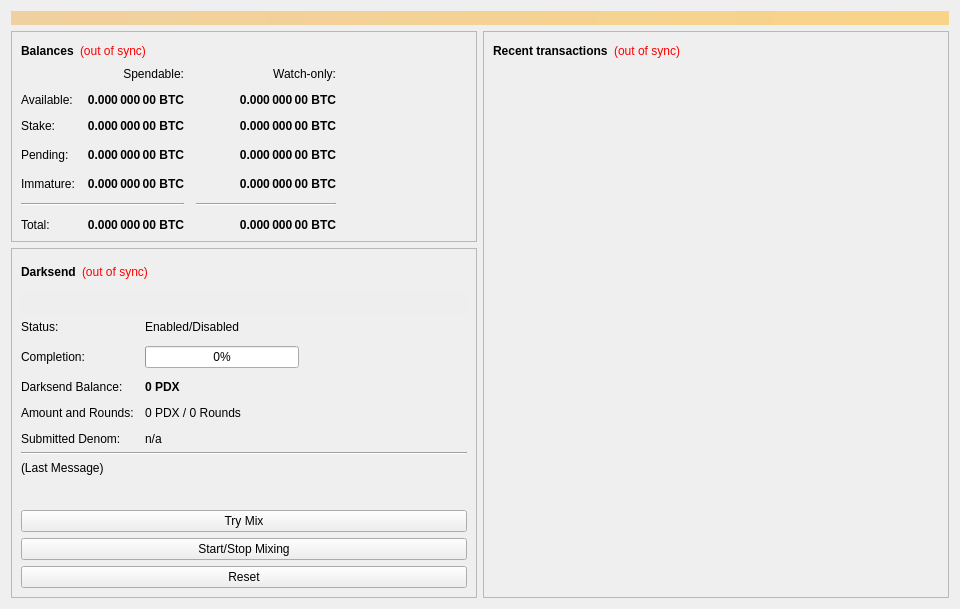
<?xml version="1.0" encoding="UTF-8"?>
<ui version="4.0">
 <class>OverviewPage</class>
 <widget class="QWidget" name="OverviewPage">
  <property name="geometry">
   <rect>
    <x>0</x>
    <y>0</y>
    <width>960</width>
    <height>594</height>
   </rect>
  </property>
  <property name="minimumSize">
   <size>
    <width>960</width>
    <height>0</height>
   </size>
  </property>
  <property name="windowTitle">
   <string>Form</string>
  </property>
  <layout class="QVBoxLayout" name="topLayout">
   <item>
    <widget class="QLabel" name="labelAlerts">
     <property name="visible">
      <bool>false</bool>
     </property>
     <property name="styleSheet">
      <string notr="true">background-color: qlineargradient(x1: 0, y1: 0, x2: 1, y2: 0, stop:0 #F0D0A0, stop:1 #F8D488); color:#000000;</string>
     </property>
     <property name="wordWrap">
      <bool>true</bool>
     </property>
     <property name="margin">
      <number>3</number>
     </property>
    </widget>
   </item>
   <item>
    <layout class="QHBoxLayout" name="horizontalLayout" stretch="1,1">
     <item>
      <layout class="QVBoxLayout" name="verticalLayout_2">
       <item>
        <widget class="QFrame" name="frame">
         <property name="frameShape">
          <enum>QFrame::StyledPanel</enum>
         </property>
         <property name="frameShadow">
          <enum>QFrame::Raised</enum>
         </property>
         <layout class="QVBoxLayout" name="verticalLayout_4">
          <item>
           <layout class="QHBoxLayout" name="horizontalLayout_4">
            <item>
             <widget class="QLabel" name="label_5">
              <property name="font">
               <font>
                <weight>75</weight>
                <bold>true</bold>
               </font>
              </property>
              <property name="text">
               <string>Balances</string>
              </property>
             </widget>
            </item>
            <item>
             <widget class="QLabel" name="labelWalletStatus">
              <property name="cursor">
               <cursorShape>WhatsThisCursor</cursorShape>
              </property>
              <property name="toolTip">
               <string>The displayed information may be out of date. Your wallet automatically synchronizes with the PayDay network after a connection is established, but this process has not completed yet.</string>
              </property>
              <property name="styleSheet">
               <string notr="true">QLabel { color: red; }</string>
              </property>
              <property name="text">
               <string notr="true">(out of sync)</string>
              </property>
              <property name="alignment">
               <set>Qt::AlignLeading|Qt::AlignLeft|Qt::AlignVCenter</set>
              </property>
             </widget>
            </item>
            <item>
             <spacer name="horizontalSpacer_3">
              <property name="orientation">
               <enum>Qt::Horizontal</enum>
              </property>
              <property name="sizeHint" stdset="0">
               <size>
                <width>40</width>
                <height>20</height>
               </size>
              </property>
             </spacer>
            </item>
           </layout>
          </item>
          <item>
           <layout class="QGridLayout" name="gridLayout">
            <property name="spacing">
             <number>12</number>
            </property>
            <item row="3" column="2">
             <widget class="QLabel" name="labelWatchPending">
              <property name="font">
               <font>
                <weight>75</weight>
                <bold>true</bold>
               </font>
              </property>
              <property name="cursor">
               <cursorShape>IBeamCursor</cursorShape>
              </property>
              <property name="toolTip">
               <string>Unconfirmed transactions to watch-only addresses</string>
              </property>
              <property name="text">
               <string notr="true">0.000 000 00 BTC</string>
              </property>
              <property name="alignment">
               <set>Qt::AlignRight|Qt::AlignTrailing|Qt::AlignVCenter</set>
              </property>
              <property name="textInteractionFlags">
               <set>Qt::LinksAccessibleByMouse|Qt::TextSelectableByKeyboard|Qt::TextSelectableByMouse</set>
              </property>
             </widget>
            </item>
            <item row="3" column="1">
             <widget class="QLabel" name="labelUnconfirmed">
              <property name="font">
               <font>
                <weight>75</weight>
                <bold>true</bold>
               </font>
              </property>
              <property name="cursor">
               <cursorShape>IBeamCursor</cursorShape>
              </property>
              <property name="toolTip">
               <string>Total of transactions that have yet to be confirmed, and do not yet count toward the spendable balance</string>
              </property>
              <property name="text">
               <string notr="true">0.000 000 00 BTC</string>
              </property>
              <property name="alignment">
               <set>Qt::AlignRight|Qt::AlignTrailing|Qt::AlignVCenter</set>
              </property>
              <property name="textInteractionFlags">
               <set>Qt::LinksAccessibleByMouse|Qt::TextSelectableByKeyboard|Qt::TextSelectableByMouse</set>
              </property>
             </widget>
            </item>
            <item row="4" column="2">
             <widget class="QLabel" name="labelWatchImmature">
              <property name="font">
               <font>
                <weight>75</weight>
                <bold>true</bold>
               </font>
              </property>
              <property name="cursor">
               <cursorShape>IBeamCursor</cursorShape>
              </property>
              <property name="toolTip">
               <string>Mined balance in watch-only addresses that has not yet matured</string>
              </property>
              <property name="text">
               <string notr="true">0.000 000 00 BTC</string>
              </property>
              <property name="alignment">
               <set>Qt::AlignRight|Qt::AlignTrailing|Qt::AlignVCenter</set>
              </property>
              <property name="textInteractionFlags">
               <set>Qt::LinksAccessibleByMouse|Qt::TextSelectableByKeyboard|Qt::TextSelectableByMouse</set>
              </property>
             </widget>
            </item>
            <item row="5" column="0" colspan="2">
             <widget class="Line" name="lineSpendableBalance">
              <property name="orientation">
               <enum>Qt::Horizontal</enum>
              </property>
             </widget>
            </item>
            <item row="5" column="2">
             <widget class="Line" name="lineWatchBalance">
              <property name="sizePolicy">
               <sizepolicy hsizetype="Preferred" vsizetype="Fixed">
                <horstretch>0</horstretch>
                <verstretch>0</verstretch>
               </sizepolicy>
              </property>
              <property name="minimumSize">
               <size>
                <width>140</width>
                <height>0</height>
               </size>
              </property>
              <property name="orientation">
               <enum>Qt::Horizontal</enum>
              </property>
             </widget>
            </item>
            <item row="6" column="0">
             <widget class="QLabel" name="labelTotalText">
              <property name="text">
               <string>Total:</string>
              </property>
             </widget>
            </item>
            <item row="4" column="1">
             <widget class="QLabel" name="labelImmature">
              <property name="font">
               <font>
                <weight>75</weight>
                <bold>true</bold>
               </font>
              </property>
              <property name="cursor">
               <cursorShape>IBeamCursor</cursorShape>
              </property>
              <property name="toolTip">
               <string>Mined balance that has not yet matured</string>
              </property>
              <property name="text">
               <string notr="true">0.000 000 00 BTC</string>
              </property>
              <property name="alignment">
               <set>Qt::AlignRight|Qt::AlignTrailing|Qt::AlignVCenter</set>
              </property>
              <property name="textInteractionFlags">
               <set>Qt::LinksAccessibleByMouse|Qt::TextSelectableByKeyboard|Qt::TextSelectableByMouse</set>
              </property>
             </widget>
            </item>
            <item row="3" column="3">
             <spacer name="horizontalSpacer_2">
              <property name="orientation">
               <enum>Qt::Horizontal</enum>
              </property>
              <property name="sizeHint" stdset="0">
               <size>
                <width>40</width>
                <height>20</height>
               </size>
              </property>
             </spacer>
            </item>
            <item row="4" column="0">
             <widget class="QLabel" name="labelImmatureText">
              <property name="text">
               <string>Immature:</string>
              </property>
             </widget>
            </item>
            <item row="6" column="1">
             <widget class="QLabel" name="labelTotal">
              <property name="font">
               <font>
                <weight>75</weight>
                <bold>true</bold>
               </font>
              </property>
              <property name="cursor">
               <cursorShape>IBeamCursor</cursorShape>
              </property>
              <property name="toolTip">
               <string>Your current total balance</string>
              </property>
              <property name="text">
               <string notr="true">0.000 000 00 BTC</string>
              </property>
              <property name="alignment">
               <set>Qt::AlignRight|Qt::AlignTrailing|Qt::AlignVCenter</set>
              </property>
              <property name="textInteractionFlags">
               <set>Qt::LinksAccessibleByMouse|Qt::TextSelectableByKeyboard|Qt::TextSelectableByMouse</set>
              </property>
             </widget>
            </item>
            <item row="6" column="2">
             <widget class="QLabel" name="labelWatchTotal">
              <property name="font">
               <font>
                <weight>75</weight>
                <bold>true</bold>
               </font>
              </property>
              <property name="cursor">
               <cursorShape>IBeamCursor</cursorShape>
              </property>
              <property name="toolTip">
               <string>Current total balance in watch-only addresses</string>
              </property>
              <property name="text">
               <string notr="true">0.000 000 00 BTC</string>
              </property>
              <property name="alignment">
               <set>Qt::AlignRight|Qt::AlignTrailing|Qt::AlignVCenter</set>
              </property>
              <property name="textInteractionFlags">
               <set>Qt::LinksAccessibleByMouse|Qt::TextSelectableByKeyboard|Qt::TextSelectableByMouse</set>
              </property>
             </widget>
            </item>
            <item row="0" column="2">
             <widget class="QLabel" name="labelWatchonly">
              <property name="text">
               <string>Watch-only:</string>
              </property>
              <property name="alignment">
               <set>Qt::AlignRight|Qt::AlignTrailing|Qt::AlignVCenter</set>
              </property>
             </widget>
            </item>
            <item row="1" column="0">
             <widget class="QLabel" name="labelBalanceText">
              <property name="text">
               <string>Available:</string>
              </property>
             </widget>
            </item>
            <item row="1" column="1">
             <widget class="QLabel" name="labelBalance">
              <property name="font">
               <font>
                <weight>75</weight>
                <bold>true</bold>
               </font>
              </property>
              <property name="cursor">
               <cursorShape>IBeamCursor</cursorShape>
              </property>
              <property name="toolTip">
               <string>Your current spendable balance</string>
              </property>
              <property name="text">
               <string notr="true">0.000 000 00 BTC</string>
              </property>
              <property name="alignment">
               <set>Qt::AlignRight|Qt::AlignTrailing|Qt::AlignVCenter</set>
              </property>
              <property name="textInteractionFlags">
               <set>Qt::LinksAccessibleByMouse|Qt::TextSelectableByKeyboard|Qt::TextSelectableByMouse</set>
              </property>
             </widget>
            </item>
            <item row="2" column="0">
             <widget class="QLabel" name="label_10">
              <property name="text">
               <string>Stake:</string>
              </property>
             </widget>
            </item>
            <item row="2" column="1">
             <widget class="QLabel" name="labelStake">
              <property name="font">
               <font>
                <weight>75</weight>
                <bold>true</bold>
               </font>
              </property>
              <property name="cursor">
               <cursorShape>IBeamCursor</cursorShape>
              </property>
              <property name="toolTip">
               <string>Total of coins that was staked, and do not yet count toward the current balance</string>
              </property>
              <property name="text">
               <string notr="true">0.000 000 00 BTC</string>
              </property>
              <property name="alignment">
               <set>Qt::AlignRight|Qt::AlignTrailing|Qt::AlignVCenter</set>
              </property>
              <property name="textInteractionFlags">
               <set>Qt::LinksAccessibleByMouse|Qt::TextSelectableByKeyboard|Qt::TextSelectableByMouse</set>
              </property>
             </widget>
            </item>
            <item row="2" column="2">
             <widget class="QLabel" name="labelWatchStake">
              <property name="font">
               <font>
                <weight>75</weight>
                <bold>true</bold>
               </font>
              </property>
              <property name="cursor">
               <cursorShape>IBeamCursor</cursorShape>
              </property>
              <property name="toolTip">
               <string>Total of coins that was staked in watch-only addresses, and do not yet count toward the current watch-only balance</string>
              </property>
              <property name="text">
               <string notr="true">0.000 000 00 BTC</string>
              </property>
              <property name="alignment">
               <set>Qt::AlignRight|Qt::AlignTrailing|Qt::AlignVCenter</set>
              </property>
              <property name="textInteractionFlags">
               <set>Qt::LinksAccessibleByMouse|Qt::TextSelectableByKeyboard|Qt::TextSelectableByMouse</set>
              </property>
             </widget>
            </item>
            <item row="1" column="2">
             <widget class="QLabel" name="labelWatchAvailable">
              <property name="font">
               <font>
                <weight>75</weight>
                <bold>true</bold>
               </font>
              </property>
              <property name="cursor">
               <cursorShape>IBeamCursor</cursorShape>
              </property>
              <property name="toolTip">
               <string>Your current balance in watch-only addresses</string>
              </property>
              <property name="text">
               <string notr="true">0.000 000 00 BTC</string>
              </property>
              <property name="alignment">
               <set>Qt::AlignRight|Qt::AlignTrailing|Qt::AlignVCenter</set>
              </property>
              <property name="textInteractionFlags">
               <set>Qt::LinksAccessibleByMouse|Qt::TextSelectableByKeyboard|Qt::TextSelectableByMouse</set>
              </property>
             </widget>
            </item>
            <item row="3" column="0">
             <widget class="QLabel" name="labelPendingText">
              <property name="text">
               <string>Pending:</string>
              </property>
             </widget>
            </item>
            <item row="0" column="1">
             <widget class="QLabel" name="labelSpendable">
              <property name="text">
               <string>Spendable:</string>
              </property>
              <property name="alignment">
               <set>Qt::AlignRight|Qt::AlignTrailing|Qt::AlignVCenter</set>
              </property>
             </widget>
            </item>
           </layout>
          </item>
         </layout>
        </widget>
       </item>
       <item>
        <widget class="QFrame" name="frameDarksend">
         <property name="sizePolicy">
          <sizepolicy hsizetype="Expanding" vsizetype="Expanding">
           <horstretch>0</horstretch>
           <verstretch>0</verstretch>
          </sizepolicy>
         </property>
         <property name="minimumSize">
          <size>
           <width>0</width>
           <height>350</height>
          </size>
         </property>
         <property name="layoutDirection">
          <enum>Qt::LeftToRight</enum>
         </property>
         <property name="frameShape">
          <enum>QFrame::StyledPanel</enum>
         </property>
         <property name="frameShadow">
          <enum>QFrame::Raised</enum>
         </property>
         <layout class="QVBoxLayout" name="verticalLayout_5">
          <item>
           <layout class="QHBoxLayout" name="horizontalLayout_5">
            <item>
             <widget class="QLabel" name="label_2">
              <property name="font">
               <font>
                <weight>75</weight>
                <bold>true</bold>
               </font>
              </property>
              <property name="text">
               <string>Darksend</string>
              </property>
             </widget>
            </item>
            <item>
             <widget class="QLabel" name="labelDarksendSyncStatus">
              <property name="toolTip">
               <string>The displayed information may be out of date. Your wallet automatically synchronizes with the PayDay network after a connection is established, but this process has not completed yet.</string>
              </property>
              <property name="styleSheet">
               <string notr="true">QLabel { color: red; }</string>
              </property>
              <property name="text">
               <string notr="true">(out of sync)</string>
              </property>
              <property name="alignment">
               <set>Qt::AlignLeading|Qt::AlignLeft|Qt::AlignVCenter</set>
              </property>
             </widget>
            </item>
            <item>
             <spacer name="horizontalSpacer_4">
              <property name="orientation">
               <enum>Qt::Horizontal</enum>
              </property>
              <property name="sizeHint" stdset="0">
               <size>
                <width>40</width>
                <height>20</height>
               </size>
              </property>
             </spacer>
            </item>
           </layout>
          </item>
          <item>
           <widget class="QPushButton" name="runAutoDenom">
            <property name="palette">
             <palette>
              <active>
               <colorrole role="WindowText">
                <brush brushstyle="SolidPattern">
                 <color alpha="255">
                  <red>0</red>
                  <green>0</green>
                  <blue>0</blue>
                 </color>
                </brush>
               </colorrole>
               <colorrole role="Button">
                <brush brushstyle="SolidPattern">
                 <color alpha="255">
                  <red>239</red>
                  <green>238</green>
                  <blue>238</blue>
                 </color>
                </brush>
               </colorrole>
               <colorrole role="Light">
                <brush brushstyle="SolidPattern">
                 <color alpha="255">
                  <red>255</red>
                  <green>255</green>
                  <blue>255</blue>
                 </color>
                </brush>
               </colorrole>
               <colorrole role="Midlight">
                <brush brushstyle="SolidPattern">
                 <color alpha="255">
                  <red>247</red>
                  <green>246</green>
                  <blue>246</blue>
                 </color>
                </brush>
               </colorrole>
               <colorrole role="Dark">
                <brush brushstyle="SolidPattern">
                 <color alpha="255">
                  <red>119</red>
                  <green>119</green>
                  <blue>119</blue>
                 </color>
                </brush>
               </colorrole>
               <colorrole role="Mid">
                <brush brushstyle="SolidPattern">
                 <color alpha="255">
                  <red>159</red>
                  <green>159</green>
                  <blue>159</blue>
                 </color>
                </brush>
               </colorrole>
               <colorrole role="Text">
                <brush brushstyle="SolidPattern">
                 <color alpha="255">
                  <red>0</red>
                  <green>0</green>
                  <blue>0</blue>
                 </color>
                </brush>
               </colorrole>
               <colorrole role="BrightText">
                <brush brushstyle="SolidPattern">
                 <color alpha="255">
                  <red>255</red>
                  <green>255</green>
                  <blue>255</blue>
                 </color>
                </brush>
               </colorrole>
               <colorrole role="ButtonText">
                <brush brushstyle="SolidPattern">
                 <color alpha="255">
                  <red>0</red>
                  <green>0</green>
                  <blue>0</blue>
                 </color>
                </brush>
               </colorrole>
               <colorrole role="Base">
                <brush brushstyle="SolidPattern">
                 <color alpha="255">
                  <red>255</red>
                  <green>255</green>
                  <blue>255</blue>
                 </color>
                </brush>
               </colorrole>
               <colorrole role="Window">
                <brush brushstyle="SolidPattern">
                 <color alpha="255">
                  <red>239</red>
                  <green>238</green>
                  <blue>238</blue>
                 </color>
                </brush>
               </colorrole>
               <colorrole role="Shadow">
                <brush brushstyle="SolidPattern">
                 <color alpha="255">
                  <red>0</red>
                  <green>0</green>
                  <blue>0</blue>
                 </color>
                </brush>
               </colorrole>
               <colorrole role="AlternateBase">
                <brush brushstyle="SolidPattern">
                 <color alpha="255">
                  <red>247</red>
                  <green>246</green>
                  <blue>246</blue>
                 </color>
                </brush>
               </colorrole>
               <colorrole role="ToolTipBase">
                <brush brushstyle="SolidPattern">
                 <color alpha="255">
                  <red>255</red>
                  <green>255</green>
                  <blue>220</blue>
                 </color>
                </brush>
               </colorrole>
               <colorrole role="ToolTipText">
                <brush brushstyle="SolidPattern">
                 <color alpha="255">
                  <red>0</red>
                  <green>0</green>
                  <blue>0</blue>
                 </color>
                </brush>
               </colorrole>
              </active>
              <inactive>
               <colorrole role="WindowText">
                <brush brushstyle="SolidPattern">
                 <color alpha="255">
                  <red>0</red>
                  <green>0</green>
                  <blue>0</blue>
                 </color>
                </brush>
               </colorrole>
               <colorrole role="Button">
                <brush brushstyle="SolidPattern">
                 <color alpha="255">
                  <red>239</red>
                  <green>238</green>
                  <blue>238</blue>
                 </color>
                </brush>
               </colorrole>
               <colorrole role="Light">
                <brush brushstyle="SolidPattern">
                 <color alpha="255">
                  <red>255</red>
                  <green>255</green>
                  <blue>255</blue>
                 </color>
                </brush>
               </colorrole>
               <colorrole role="Midlight">
                <brush brushstyle="SolidPattern">
                 <color alpha="255">
                  <red>247</red>
                  <green>246</green>
                  <blue>246</blue>
                 </color>
                </brush>
               </colorrole>
               <colorrole role="Dark">
                <brush brushstyle="SolidPattern">
                 <color alpha="255">
                  <red>119</red>
                  <green>119</green>
                  <blue>119</blue>
                 </color>
                </brush>
               </colorrole>
               <colorrole role="Mid">
                <brush brushstyle="SolidPattern">
                 <color alpha="255">
                  <red>159</red>
                  <green>159</green>
                  <blue>159</blue>
                 </color>
                </brush>
               </colorrole>
               <colorrole role="Text">
                <brush brushstyle="SolidPattern">
                 <color alpha="255">
                  <red>0</red>
                  <green>0</green>
                  <blue>0</blue>
                 </color>
                </brush>
               </colorrole>
               <colorrole role="BrightText">
                <brush brushstyle="SolidPattern">
                 <color alpha="255">
                  <red>255</red>
                  <green>255</green>
                  <blue>255</blue>
                 </color>
                </brush>
               </colorrole>
               <colorrole role="ButtonText">
                <brush brushstyle="SolidPattern">
                 <color alpha="255">
                  <red>0</red>
                  <green>0</green>
                  <blue>0</blue>
                 </color>
                </brush>
               </colorrole>
               <colorrole role="Base">
                <brush brushstyle="SolidPattern">
                 <color alpha="255">
                  <red>255</red>
                  <green>255</green>
                  <blue>255</blue>
                 </color>
                </brush>
               </colorrole>
               <colorrole role="Window">
                <brush brushstyle="SolidPattern">
                 <color alpha="255">
                  <red>239</red>
                  <green>238</green>
                  <blue>238</blue>
                 </color>
                </brush>
               </colorrole>
               <colorrole role="Shadow">
                <brush brushstyle="SolidPattern">
                 <color alpha="255">
                  <red>0</red>
                  <green>0</green>
                  <blue>0</blue>
                 </color>
                </brush>
               </colorrole>
               <colorrole role="AlternateBase">
                <brush brushstyle="SolidPattern">
                 <color alpha="255">
                  <red>247</red>
                  <green>246</green>
                  <blue>246</blue>
                 </color>
                </brush>
               </colorrole>
               <colorrole role="ToolTipBase">
                <brush brushstyle="SolidPattern">
                 <color alpha="255">
                  <red>255</red>
                  <green>255</green>
                  <blue>220</blue>
                 </color>
                </brush>
               </colorrole>
               <colorrole role="ToolTipText">
                <brush brushstyle="SolidPattern">
                 <color alpha="255">
                  <red>0</red>
                  <green>0</green>
                  <blue>0</blue>
                 </color>
                </brush>
               </colorrole>
              </inactive>
              <disabled>
               <colorrole role="WindowText">
                <brush brushstyle="SolidPattern">
                 <color alpha="255">
                  <red>119</red>
                  <green>119</green>
                  <blue>119</blue>
                 </color>
                </brush>
               </colorrole>
               <colorrole role="Button">
                <brush brushstyle="SolidPattern">
                 <color alpha="255">
                  <red>239</red>
                  <green>238</green>
                  <blue>238</blue>
                 </color>
                </brush>
               </colorrole>
               <colorrole role="Light">
                <brush brushstyle="SolidPattern">
                 <color alpha="255">
                  <red>255</red>
                  <green>255</green>
                  <blue>255</blue>
                 </color>
                </brush>
               </colorrole>
               <colorrole role="Midlight">
                <brush brushstyle="SolidPattern">
                 <color alpha="255">
                  <red>247</red>
                  <green>246</green>
                  <blue>246</blue>
                 </color>
                </brush>
               </colorrole>
               <colorrole role="Dark">
                <brush brushstyle="SolidPattern">
                 <color alpha="255">
                  <red>119</red>
                  <green>119</green>
                  <blue>119</blue>
                 </color>
                </brush>
               </colorrole>
               <colorrole role="Mid">
                <brush brushstyle="SolidPattern">
                 <color alpha="255">
                  <red>159</red>
                  <green>159</green>
                  <blue>159</blue>
                 </color>
                </brush>
               </colorrole>
               <colorrole role="Text">
                <brush brushstyle="SolidPattern">
                 <color alpha="255">
                  <red>119</red>
                  <green>119</green>
                  <blue>119</blue>
                 </color>
                </brush>
               </colorrole>
               <colorrole role="BrightText">
                <brush brushstyle="SolidPattern">
                 <color alpha="255">
                  <red>255</red>
                  <green>255</green>
                  <blue>255</blue>
                 </color>
                </brush>
               </colorrole>
               <colorrole role="ButtonText">
                <brush brushstyle="SolidPattern">
                 <color alpha="255">
                  <red>119</red>
                  <green>119</green>
                  <blue>119</blue>
                 </color>
                </brush>
               </colorrole>
               <colorrole role="Base">
                <brush brushstyle="SolidPattern">
                 <color alpha="255">
                  <red>239</red>
                  <green>238</green>
                  <blue>238</blue>
                 </color>
                </brush>
               </colorrole>
               <colorrole role="Window">
                <brush brushstyle="SolidPattern">
                 <color alpha="255">
                  <red>239</red>
                  <green>238</green>
                  <blue>238</blue>
                 </color>
                </brush>
               </colorrole>
               <colorrole role="Shadow">
                <brush brushstyle="SolidPattern">
                 <color alpha="255">
                  <red>0</red>
                  <green>0</green>
                  <blue>0</blue>
                 </color>
                </brush>
               </colorrole>
               <colorrole role="AlternateBase">
                <brush brushstyle="SolidPattern">
                 <color alpha="255">
                  <red>239</red>
                  <green>238</green>
                  <blue>238</blue>
                 </color>
                </brush>
               </colorrole>
               <colorrole role="ToolTipBase">
                <brush brushstyle="SolidPattern">
                 <color alpha="255">
                  <red>255</red>
                  <green>255</green>
                  <blue>220</blue>
                 </color>
                </brush>
               </colorrole>
               <colorrole role="ToolTipText">
                <brush brushstyle="SolidPattern">
                 <color alpha="255">
                  <red>0</red>
                  <green>0</green>
                  <blue>0</blue>
                 </color>
                </brush>
               </colorrole>
              </disabled>
             </palette>
            </property>
            <property name="focusPolicy">
             <enum>Qt::NoFocus</enum>
            </property>
            <property name="autoFillBackground">
             <bool>true</bool>
            </property>
            <property name="text">
             <string/>
            </property>
            <property name="flat">
             <bool>true</bool>
            </property>
           </widget>
          </item>
          <item>
           <layout class="QFormLayout" name="formLayout">
            <property name="fieldGrowthPolicy">
             <enum>QFormLayout::AllNonFixedFieldsGrow</enum>
            </property>
            <property name="horizontalSpacing">
             <number>11</number>
            </property>
            <property name="verticalSpacing">
             <number>12</number>
            </property>
            <item row="0" column="0">
             <widget class="QLabel" name="label_6">
              <property name="text">
               <string>Status:</string>
              </property>
             </widget>
            </item>
            <item row="1" column="0">
             <widget class="QLabel" name="label_7">
              <property name="text">
               <string>Completion:</string>
              </property>
             </widget>
            </item>
            <item row="1" column="1">
             <widget class="QProgressBar" name="darksendProgress">
              <property name="maximumSize">
               <size>
                <width>154</width>
                <height>16777215</height>
               </size>
              </property>
              <property name="value">
               <number>0</number>
              </property>
             </widget>
            </item>
            <item row="3" column="0">
             <widget class="QLabel" name="labelAnonymizedText">
              <property name="text">
               <string>Darksend Balance:</string>
              </property>
             </widget>
            </item>
            <item row="3" column="1">
             <widget class="QLabel" name="labelAnonymized">
              <property name="font">
               <font>
                <weight>75</weight>
                <bold>true</bold>
               </font>
              </property>
              <property name="text">
               <string notr="true">0 PDX</string>
              </property>
             </widget>
            </item>
            <item row="4" column="0">
             <widget class="QLabel" name="label_8">
              <property name="text">
               <string>Amount and Rounds:</string>
              </property>
             </widget>
            </item>
            <item row="4" column="1">
             <widget class="QLabel" name="labelAmountRounds">
              <property name="text">
               <string>0 PDX / 0 Rounds</string>
              </property>
             </widget>
            </item>
            <item row="5" column="0">
             <widget class="QLabel" name="label_9">
              <property name="text">
               <string>Submitted Denom:</string>
              </property>
             </widget>
            </item>
            <item row="5" column="1">
             <widget class="QLabel" name="labelSubmittedDenom">
              <property name="toolTip">
               <string>The denominations you submitted to the Masternode.&lt;br&gt;To mix, other users must submit the exact same denominations.</string>
              </property>
              <property name="text">
               <string>n/a</string>
              </property>
             </widget>
            </item>
            <item row="0" column="1">
             <widget class="QLabel" name="darksendEnabled">
              <property name="text">
               <string>Enabled/Disabled</string>
              </property>
             </widget>
            </item>
           </layout>
          </item>
          <item>
           <widget class="Line" name="lineLastMessage">
            <property name="orientation">
             <enum>Qt::Horizontal</enum>
            </property>
           </widget>
          </item>
          <item>
           <widget class="QLabel" name="darksendStatus">
            <property name="minimumSize">
             <size>
              <width>288</width>
              <height>43</height>
             </size>
            </property>
            <property name="text">
             <string>(Last Message)</string>
            </property>
            <property name="alignment">
             <set>Qt::AlignLeading|Qt::AlignLeft|Qt::AlignTop</set>
            </property>
            <property name="wordWrap">
             <bool>true</bool>
            </property>
           </widget>
          </item>
          <item>
           <widget class="QPushButton" name="darksendAuto">
            <property name="sizePolicy">
             <sizepolicy hsizetype="MinimumExpanding" vsizetype="Fixed">
              <horstretch>0</horstretch>
              <verstretch>0</verstretch>
             </sizepolicy>
            </property>
            <property name="toolTip">
             <string>Try to manually submit a Darksend request.</string>
            </property>
            <property name="text">
             <string>Try Mix</string>
            </property>
           </widget>
          </item>
          <item>
           <widget class="QPushButton" name="toggleDarksend">
            <property name="sizePolicy">
             <sizepolicy hsizetype="MinimumExpanding" vsizetype="Fixed">
              <horstretch>0</horstretch>
              <verstretch>0</verstretch>
             </sizepolicy>
            </property>
            <property name="text">
             <string>Start/Stop Mixing</string>
            </property>
           </widget>
          </item>
          <item>
           <widget class="QPushButton" name="darksendReset">
            <property name="sizePolicy">
             <sizepolicy hsizetype="MinimumExpanding" vsizetype="Fixed">
              <horstretch>0</horstretch>
              <verstretch>0</verstretch>
             </sizepolicy>
            </property>
            <property name="toolTip">
             <string>Reset the current status of Darksend (can interrupt Darksend if it's in the process of Mixing, which can cost you money!)</string>
            </property>
            <property name="autoFillBackground">
             <bool>false</bool>
            </property>
            <property name="text">
             <string>Reset</string>
            </property>
           </widget>
          </item>
         </layout>
        </widget>
       </item>
       <item>
        <spacer name="verticalSpacer">
         <property name="orientation">
          <enum>Qt::Vertical</enum>
         </property>
         <property name="sizeHint" stdset="0">
          <size>
           <width>20</width>
           <height>40</height>
          </size>
         </property>
        </spacer>
       </item>
      </layout>
     </item>
     <item>
      <layout class="QVBoxLayout" name="verticalLayout_3">
       <item>
        <widget class="QFrame" name="frame_2">
         <property name="frameShape">
          <enum>QFrame::StyledPanel</enum>
         </property>
         <property name="frameShadow">
          <enum>QFrame::Raised</enum>
         </property>
         <layout class="QVBoxLayout" name="verticalLayout">
          <item>
           <layout class="QHBoxLayout" name="horizontalLayout_2">
            <item>
             <widget class="QLabel" name="label_4">
              <property name="font">
               <font>
                <weight>75</weight>
                <bold>true</bold>
               </font>
              </property>
              <property name="text">
               <string>Recent transactions</string>
              </property>
             </widget>
            </item>
            <item>
             <widget class="QLabel" name="labelTransactionsStatus">
              <property name="cursor">
               <cursorShape>WhatsThisCursor</cursorShape>
              </property>
              <property name="toolTip">
               <string>The displayed information may be out of date. Your wallet automatically synchronizes with the PayDay network after a connection is established, but this process has not completed yet.</string>
              </property>
              <property name="styleSheet">
               <string notr="true">QLabel { color: red; }</string>
              </property>
              <property name="text">
               <string notr="true">(out of sync)</string>
              </property>
              <property name="alignment">
               <set>Qt::AlignRight|Qt::AlignTrailing|Qt::AlignVCenter</set>
              </property>
             </widget>
            </item>
            <item>
             <spacer name="horizontalSpacer">
              <property name="orientation">
               <enum>Qt::Horizontal</enum>
              </property>
              <property name="sizeHint" stdset="0">
               <size>
                <width>40</width>
                <height>20</height>
               </size>
              </property>
             </spacer>
            </item>
           </layout>
          </item>
          <item>
           <widget class="QListView" name="listTransactions">
            <property name="styleSheet">
             <string notr="true">QListView { background: transparent; }</string>
            </property>
            <property name="frameShape">
             <enum>QFrame::NoFrame</enum>
            </property>
            <property name="verticalScrollBarPolicy">
             <enum>Qt::ScrollBarAlwaysOff</enum>
            </property>
            <property name="horizontalScrollBarPolicy">
             <enum>Qt::ScrollBarAlwaysOff</enum>
            </property>
            <property name="selectionMode">
             <enum>QAbstractItemView::NoSelection</enum>
            </property>
           </widget>
          </item>
         </layout>
        </widget>
       </item>
      </layout>
     </item>
    </layout>
   </item>
  </layout>
 </widget>
 <resources/>
 <connections/>
</ui>
